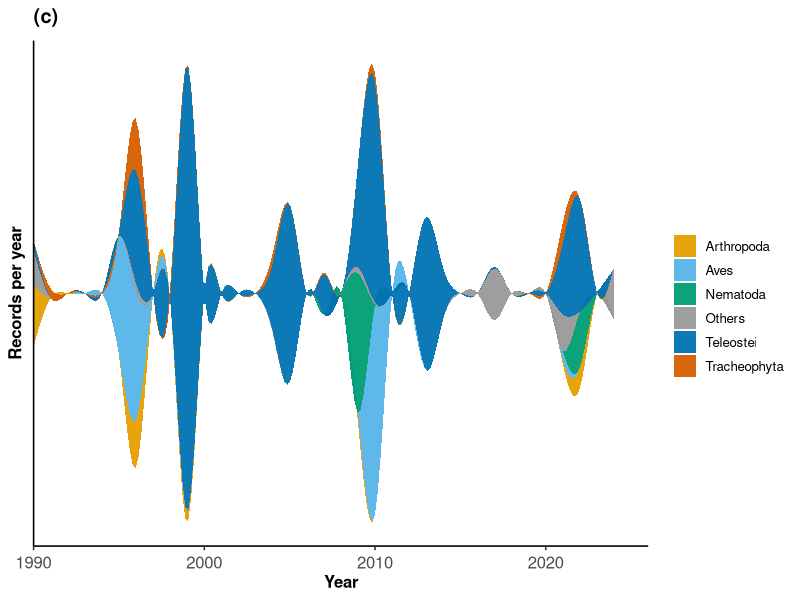

Write the R code that produced this figure.
# Streamgraph — manual construction (no ggstream dependency; see note below)
# Self-contained: data is embedded below.

library(tidyverse)

df_raw <- tribble(
  ~year, ~phylum,        ~count,
  1990,  "Arthropoda",   32,
  1990,  "Others",       18,
  1990,  "Teleostei",    5,
  1991,  "Tracheophyta", 5,
  1995,  "Aves",         62,
  1995,  "Teleostei",    2,
  1996,  "Arthropoda",   25,
  1996,  "Aves",         67,
  1996,  "Others",       3,
  1996,  "Others",       1,
  1996,  "Teleostei",    59,
  1996,  "Tracheophyta", 27,
  1998,  "Teleostei",    1,
  1998,  "Tracheophyta", 6,
  1999,  "Arthropoda",   5,
  1999,  "Others",       1,
  1999,  "Teleostei",    234,
  2004,  "Others",       1,
  2004,  "Teleostei",    35,
  2004,  "Tracheophyta", 5,
  2005,  "Teleostei",    93,
  2007,  "Teleostei",    21,
  2007,  "Tracheophyta", 1,
  2009,  "Arthropoda",   5,
  2009,  "Others",       2,
  2009,  "Others",       1,
  2009,  "Nematoda",     73,
  2009,  "Teleostei",    54,
  2010,  "Aves",         109,
  2010,  "Others",       1,
  2010,  "Teleostei",    115,
  2010,  "Tracheophyta", 5,
  2013,  "Teleostei",    80,
  2014,  "Teleostei",    26,
  2017,  "Others",       27,
  2017,  "Teleostei",    1,
  2021,  "Others",       3,
  2021,  "Arthropoda",   2,
  2021,  "Aves",         5,
  2021,  "Others",       13,
  2021,  "Others",       1,
  2021,  "Teleostei",    37,
  2021,  "Others",       2,
  2021,  "Tracheophyta", 11,
  2022,  "Arthropoda",   11,
  2022,  "Nematoda",     29,
  2022,  "Teleostei",    59,
  2023,  "Others",       1,
  2024,  "Others",       27,
  2024,  "Teleostei",    1
)
custom_colors <- c(
  "Arthropoda"   = "#E69F00",  # Vivid Orange
  "Aves"         = "#56B4E9",  # Sky Blue
  "Nematoda"     = "#009E73",  # Bluish Green
  "Others"       = "#999999",  # Neutral Grey (perfect for an "Others" category)
  "Teleostei"    = "#0072B2",  # Dark Blue
  "Tracheophyta" = "#D55E00"   # Vermilion/Red-Orange
)
# Collapse duplicate year-phylum rows, then complete year x phylum grid
# (missing combos = 0 records that year).
df_stream <- df_raw |>
  group_by(year, phylum) |>
  summarise(count = sum(count), .groups = "drop") |>
  complete(year = full_seq(year, 1), phylum, fill = list(count = 0)) |>
  mutate(phylum = factor(phylum, levels = names(custom_colors))) |>
  arrange(year, phylum)

# "Silhouette" streamgraph: stack is centered around 0 each year
df_stream <- df_stream |>
  group_by(year) |>
  mutate(
    ymax = cumsum(count) - sum(count) / 2,
    ymin = ymax - count
  ) |>
  ungroup()

# Smooth each phylum's ribbon onto a finer year grid so it flows rather
# than looking jagged between sparse data years.
df_smooth <- df_stream |>
  group_by(phylum) |>
  group_modify(~ {
    yrs <- seq(min(.x$year), max(.x$year), length.out = 200)
    tibble(
      year = yrs,
      ymin = spline(.x$year, .x$ymin, xout = yrs, method = "natural")$y,
      ymax = spline(.x$year, .x$ymax, xout = yrs, method = "natural")$y
    )
  }) |>
  ungroup()

stream_plot <- ggplot(
  df_smooth,
  aes(x = year, ymin = ymin, ymax = ymax, fill = phylum, group = phylum)
) +
  geom_ribbon(colour = NA, alpha = 0.95) +
  labs(x = "Year", y = "Records per year", fill = "") +
  ggtitle(expression(bold("(c)"))) +
  scale_x_continuous(limits = c(1990, 2026), expand = c(0, 0)) +
  theme_classic(base_size = 12) +
  theme(
    legend.position = "right",
    axis.text.x = element_text(size = 12, angle = 0, vjust = 0.5),
    axis.text.y = element_blank(),
    axis.ticks.y = element_blank(),
    axis.title.x = element_text(size = 12, face = "bold"),
    axis.title.y = element_text(size = 12, face = "bold")
  ) +
  scale_fill_manual(values = custom_colors)

stream_plot

# ggsave("streamgraph.png", stream_plot, width = 8, height = 5, dpi = 300)
